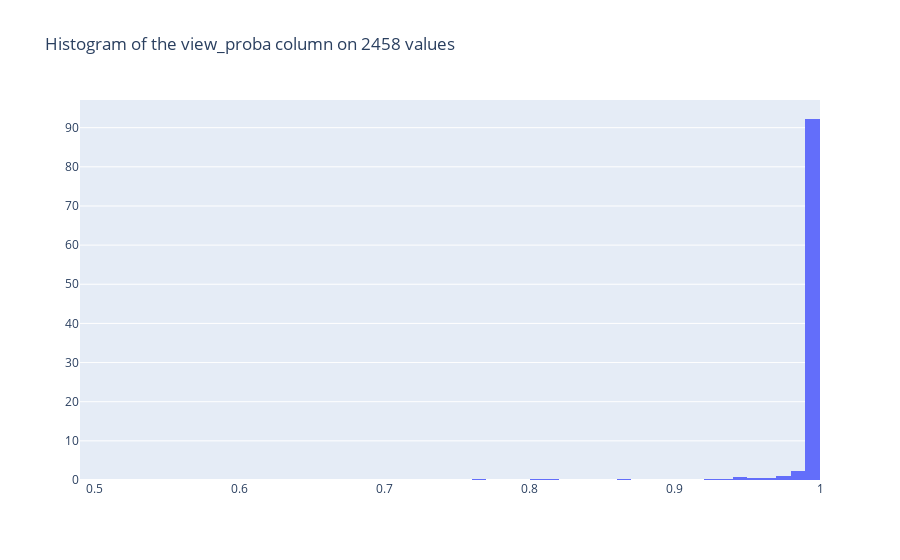

Notebook source saved alongside this figure:
### Code cell
plot_hist(df_view_OK, 'view_proba')

### Figure 1 — Plotly figure (JSON) as saved in the notebook; plotly's stock layout.template omitted (floating-point values rounded to 4 significant figures; data arrays with more than 128 entries replaced by an {"elided": "..."} marker saying what was removed)
{"data": [{"histnorm": "percent", "type": "histogram", "x": {"elided": "2458 float values"}, "xbins": {"end": 1, "size": 0.01, "start": 0}}], "layout": {"title": {"text": "Histogram of the view_proba column on 2458 values"}}}
